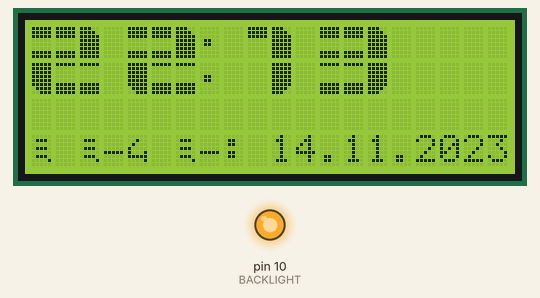
Bench run of a sketch on a simulated Arduino Uno, built with avr-gcc and run on an emulated ATmega328P. On the bench: 20×4 character LCD, output pins drawn as LEDs (lit = HIGH). The local clock reads 2024-03-15 10:24:30 at power-on unless the sketch sets it; what the sketch prints to the serial monitor is not drawn.

Above: at 0.3 s.
At 64.75 s:
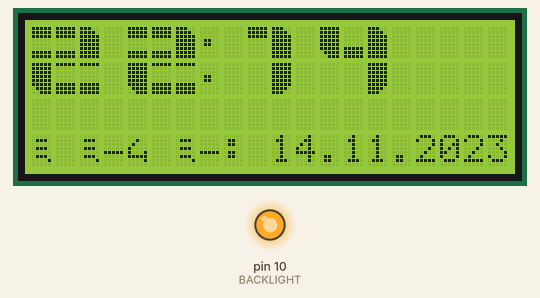
At 129.75 s:
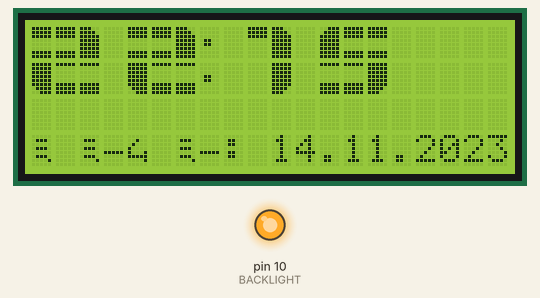

The sketch:

Clock.ino
```cpp
#define RESET_CLOCK 1
#define DISPLAY_ADDR 0x27
#define DISPLAY_TYPE 1
#define BACKLIGHT 10
#include <Wire.h>
#include <LiquidCrystal_I2C.h>
#if (DISPLAY_TYPE == 1)
LiquidCrystal_I2C lcd(DISPLAY_ADDR, 20, 4);
#else
LiquidCrystal_I2C lcd(DISPLAY_ADDR, 16, 2);
#endif
#include "RTClib.h"
RTC_DS3231 rtc;
DateTime now;
unsigned long lastClockUpdate = 0;
const unsigned long clockUpdateInterval = 500;
int8_t hrs, mins, secs;
boolean dotFlag = false;
uint8_t LT[8] = {0b00111, 0b01111, 0b11111, 0b11111, 0b11111, 0b11111, 0b11111, 0b11111};
uint8_t UB[8] = {0b11111, 0b11111, 0b11111, 0b00000, 0b00000, 0b00000, 0b00000, 0b00000};
uint8_t RT[8] = {0b11100, 0b11110, 0b11111, 0b11111, 0b11111, 0b11111, 0b11111, 0b11111};
uint8_t LL[8] = {0b11111, 0b11111, 0b11111, 0b11111, 0b11111, 0b11111, 0b01111, 0b00111};
uint8_t LB[8] = {0b00000, 0b00000, 0b00000, 0b00000, 0b00000, 0b11111, 0b11111, 0b11111};
uint8_t LR[8] = {0b11111, 0b11111, 0b11111, 0b11111, 0b11111, 0b11111, 0b11110, 0b11100};
uint8_t UMB[8] = {0b11111, 0b11111, 0b11111, 0b00000, 0b00000, 0b00000, 0b11111, 0b11111};
uint8_t LMB[8] = {0b11111, 0b00000, 0b00000, 0b00000, 0b00000, 0b11111, 0b11111, 0b11111};
void setup() {
  Serial.begin(9600);
  pinMode(BACKLIGHT, OUTPUT);
  analogWrite(BACKLIGHT, 255);
  lcd.init();
  lcd.backlight();
  lcd.clear();
  if (!rtc.begin()) {
    Serial.println("Не удалось найти RTC");
    lcd.setCursor(0, 0);
    lcd.print("RTC ERROR!");
    while (1);
  }
  if (RESET_CLOCK || rtc.lostPower()) {
    Serial.println("Установка времени...");
    rtc.adjust(DateTime(F(__DATE__), F(__TIME__)));
  }
  loadClock();
  now = rtc.now();
  secs = now.second();
  mins = now.minute();
  hrs = now.hour();
  drawClock(hrs, mins, 0, 0, true);
  if (DISPLAY_TYPE == 1) {
    drawDate();
  }
}
void loop() {
  unsigned long currentMillis = millis();
  if (currentMillis - lastClockUpdate >= clockUpdateInterval) {
    lastClockUpdate = currentMillis;
    clockTick();
  }
}
void drawDig(byte dig, byte x, byte y) {
  switch (dig) {
    case 0:
      lcd.setCursor(x, y);
      lcd.write(0);
      lcd.write(1);
      lcd.write(2);
      lcd.setCursor(x, y + 1);
      lcd.write(3);
      lcd.write(4);
      lcd.write(5);
      break;
    case 1:
      lcd.setCursor(x + 1, y);
      lcd.write(1);
      lcd.write(2);
      lcd.setCursor(x + 2, y + 1);
      lcd.write(5);
      break;
    case 2:
      lcd.setCursor(x, y);
      lcd.write(6);
      lcd.write(6);
      lcd.write(2);
      lcd.setCursor(x, y + 1);
      lcd.write(3);
      lcd.write(7);
      lcd.write(7);
      break;
    case 3:
      lcd.setCursor(x, y);
      lcd.write(6);
      lcd.write(6);
      lcd.write(2);
      lcd.setCursor(x, y + 1);
      lcd.write(7);
      lcd.write(7);
      lcd.write(5);
      break;
    case 4:
      lcd.setCursor(x, y);
      lcd.write(3);
      lcd.write(4);
      lcd.write(2);
      lcd.setCursor(x + 2, y + 1);
      lcd.write(5);
      break;
    case 5:
      lcd.setCursor(x, y);
      lcd.write(0);
      lcd.write(6);
      lcd.write(6);
      lcd.setCursor(x, y + 1);
      lcd.write(7);
      lcd.write(7);
      lcd.write(5);
      break;
    case 6:
      lcd.setCursor(x, y);
      lcd.write(0);
      lcd.write(6);
      lcd.write(6);
      lcd.setCursor(x, y + 1);
      lcd.write(3);
      lcd.write(7);
      lcd.write(5);
      break;
    case 7:
      lcd.setCursor(x, y);
      lcd.write(1);
      lcd.write(1);
      lcd.write(2);
      lcd.setCursor(x + 1, y + 1);
      lcd.write(0);
      break;
    case 8:
      lcd.setCursor(x, y);
      lcd.write(0);
      lcd.write(6);
      lcd.write(2);
      lcd.setCursor(x, y + 1);
      lcd.write(3);
      lcd.write(7);
      lcd.write(5);
      break;
    case 9:
      lcd.setCursor(x, y);
      lcd.write(0);
      lcd.write(6);
      lcd.write(2);
      lcd.setCursor(x + 1, y + 1);
      lcd.write(4);
      lcd.write(5);
      break;
    case 10:
      lcd.setCursor(x, y);
      lcd.print("   ");
      lcd.setCursor(x, y + 1);
      lcd.print("   ");
      break;
  }
}
void drawDots(byte x, byte y, boolean state) {
  byte code;
  if (state) code = 165;
  else code = 32;
  lcd.setCursor(x, y);
  lcd.write(code);
  lcd.setCursor(x, y + 1);
  lcd.write(code);
}
void drawClock(byte hours, byte minutes, byte x, byte y, boolean dotState) {
  lcd.setCursor(x, y);
  lcd.print("               ");
  lcd.setCursor(x, y + 1);
  lcd.print("               ");
  if (hours / 10 == 0) drawDig(10, x, y);
  else drawDig(hours / 10, x, y);
  drawDig(hours % 10, x + 4, y);
  drawDots(7, y, dotState);
  drawDig(minutes / 10, x + 8, y);
  drawDig(minutes % 10, x + 12, y);
}
void drawDate() {
  lcd.setCursor(0, 3);
  lcd.print("Дата: ");
  if (now.day() < 10) lcd.print("0");
  lcd.print(now.day());
  lcd.print(".");
  if (now.month() < 10) lcd.print("0");
  lcd.print(now.month());
  lcd.print(".");
  lcd.print(now.year());
}
void loadClock() {
  lcd.createChar(0, LT);
  lcd.createChar(1, UB);
  lcd.createChar(2, RT);
  lcd.createChar(3, LL);
  lcd.createChar(4, LB);
  lcd.createChar(5, LR);
  lcd.createChar(6, UMB);
  lcd.createChar(7, LMB);
}
void clockTick() {
  dotFlag = !dotFlag;
  if (dotFlag) {
    secs++;
    if (secs > 59) {
      secs = 0;
      mins++;
      if (mins <= 59) drawClock(hrs, mins, 0, 0, true);
    }
    if (mins > 59) {
      now = rtc.now();
      secs = now.second();
      mins = now.minute();
      hrs = now.hour();
      drawClock(hrs, mins, 0, 0, true);
      if (hrs > 23) {
        hrs = 0;
      }
      if (DISPLAY_TYPE == 1) {
        drawDate();
      }
    }
  }
  drawDots(7, 0, dotFlag);
}
```
